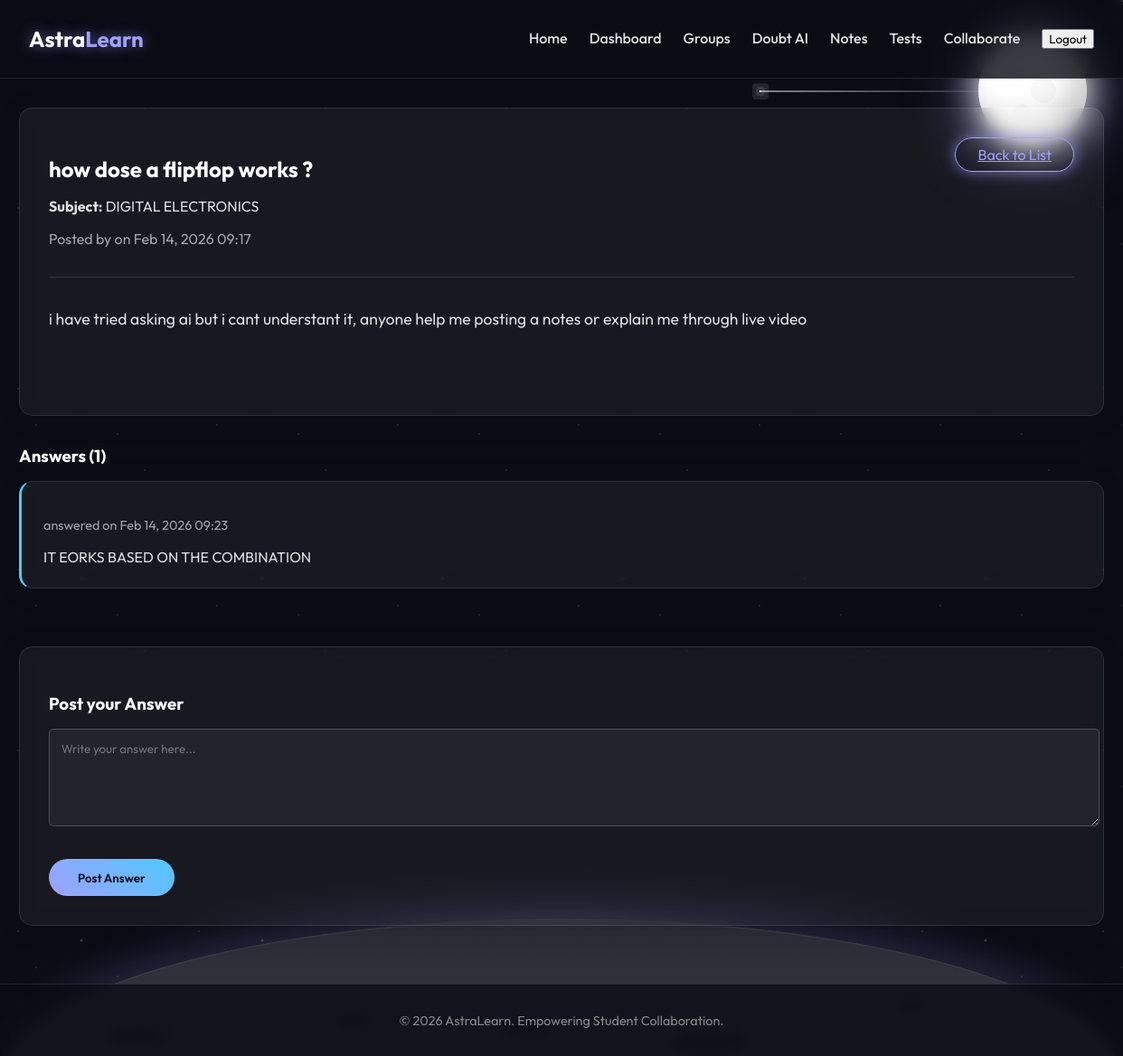
The app's page /doubt-peer/1/ (signed in) with its own data.
### doubts/models.py (models this page shows, shortened)
class PeerDoubt(models.Model):
    title = models.CharField(max_length=200)
    content = models.TextField()
    subject = models.CharField(max_length=100)
    created_at = models.DateTimeField(auto_now_add=True)
    author = models.ForeignKey(settings.AUTH_USER_MODEL, on_delete=models.CASCADE, related_name='peer_doubts')

class Answer(models.Model):
    doubt = models.ForeignKey(PeerDoubt, on_delete=models.CASCADE, related_name='answers')
    author = models.ForeignKey(settings.AUTH_USER_MODEL, on_delete=models.CASCADE, related_name='peer_answers')
    content = models.TextField()
    created_at = models.DateTimeField(auto_now_add=True)

### doubts/views.py (the view)
# urls.py: path('<int:pk>/', views.doubt_detail, name='doubt_detail'),
@login_required
@cache_control(no_cache=True, must_revalidate=True, no_store=True)
def doubt_detail(request, pk):
    doubt = get_object_or_404(PeerDoubt, pk=pk)
    answers = doubt.answers.all().order_by('created_at')
    if request.method == 'POST':
        content = request.POST.get('content')
        if content:
            Answer.objects.create(doubt=doubt, author=request.user, content=content)
            return redirect('doubt_detail', pk=pk)
    return render(request, 'doubts/doubt_detail.html', {'doubt': doubt, 'answers': answers})

### templates/doubts/doubt_detail.html (shortened to what this page needs)
{% extends 'base.html' %}
{% block content %}
<div class="glass-panel" style="margin-bottom: 2rem;">
    <div
        style="display: flex; justify-content: space-between; align-items: flex-start; margin-bottom: 2rem; border-bottom: 1px solid rgba(255,255,255,0.1); padding-bottom: 1rem;">
        <div>
            <h2>{{ doubt.title }}</h2>
            <p><strong>Subject:</strong> {{ doubt.subject }}</p>
            <p style="opacity: 0.7;">Posted by {{ doubt.author.username }} on {{ doubt.created_at|date:"M d, Y H:i" }}
            </p>
        </div>
        <a href="{% url 'doubt_list' %}" class="btn-glow">Back to List</a>
    </div>
    <div style="font-size: 1.1rem; line-height: 1.6; margin-bottom: 2rem; white-space: pre-wrap;">{{ doubt.content }}
    </div>
</div>
<h3>Answers ({{ answers.count }})</h3>
<div style="display: flex; flex-direction: column; gap: 1rem; margin-bottom: 2rem;">
    {% for answer in answers %}
    <div class="glass-panel" style="padding: 1.5rem; border-left: 3px solid var(--secondary-color);">
        <p style="opacity: 0.7; margin-bottom: 1rem; font-size: 0.9rem;">
            {{ answer.author.username }} answered on {{ answer.created_at|date:"M d, Y H:i" }}
        </p>
        <div style="white-space: pre-wrap;">{{ answer.content }}</div>
    </div>
    {% empty %}
    <p>No answers yet. Share your knowledge!</p>
    {% endfor %}
</div>
<div class="glass-panel">
    <h3>Post your Answer</h3>
    <form method="POST">
        <textarea name="content" rows="5" placeholder="Write your answer here..." required></textarea>
        <button type="submit" class="btn-primary" style="margin-top: 1rem;">Post Answer</button>
    </form>
</div>
{% endblock %}

### static/css/style.css (style rules this page uses)
:root { --primary-color: #A0A0FF; --secondary-color: #50C8FF; --accent-glow: 0 0 15px rgba(160, 160, 255, 0.6); --bg-dark: #0B0C15; --glass-bg: rgba(255, 255, 255, 0.05); --glass-border: 1px solid rgba(255, 255, 255, 0.1); --text-color: #E0E0E0; --font-family: 'Outfit', sans-serif; }
body { background-color: var(--bg-dark); color: var(--text-color); font-family: var(--font-family); margin: 0; padding: 0; overflow-x: hidden; min-height: 100vh; display: flex; flex-direction: column; }
.btn-glow { padding: 0.5rem 1.5rem; border: 1px solid var(--primary-color); border-radius: 20px; background: transparent; color: var(--primary-color); box-shadow: var(--accent-glow); transition: all 0.3s ease; }
.glass-panel { background: var(--glass-bg); backdrop-filter: blur(10px); border: var(--glass-border); border-radius: 15px; padding: 2rem; box-shadow: 0 4px 30px rgba(0, 0, 0, 0.1); margin-bottom: 2rem; }
h1, h2, h3 { color: white; margin-bottom: 1rem; }
input, textarea, select { width: 100%; padding: 0.8rem; margin-bottom: 1rem; background: rgba(255, 255, 255, 0.05); border: 1px solid rgba(255, 255, 255, 0.2); border-radius: 5px; color: white; font-family: var(--font-family); }
button { cursor: pointer; font-family: var(--font-family); }
.btn-primary { background: linear-gradient(45deg, var(--primary-color), var(--secondary-color)); border: none; padding: 0.8rem 2rem; border-radius: 25px; color: var(--bg-dark); font-weight: 600; transition: transform 0.2s ease; }

### records on screen
PeerDoubt: title "how dose a flipflop works ?", subject "DIGITAL ELECTRONICS", created_at "Feb 14, 2026 09:17", content "i have tried asking ai but i cant understant it, anyone help me posting a notes or explain me through live video"
Answer: created_at "Feb 14, 2026 09:23", content "IT EORKS BASED ON THE COMBINATION"

### other values on screen
{{ answers.count }} "1"
